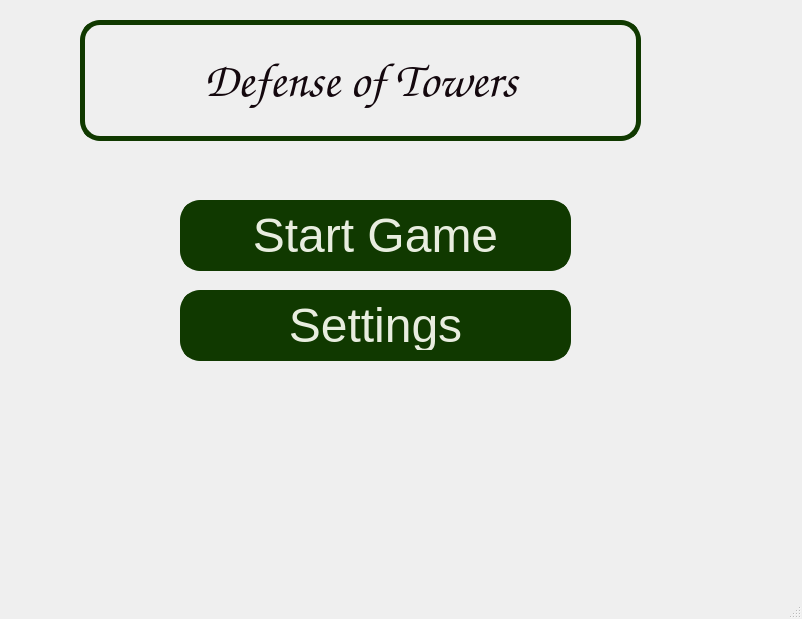
<?xml version="1.0" encoding="UTF-8"?>
<ui version="4.0">
 <class>MainWindow</class>
 <widget class="QMainWindow" name="MainWindow">
  <property name="geometry">
   <rect>
    <x>0</x>
    <y>0</y>
    <width>802</width>
    <height>619</height>
   </rect>
  </property>
  <property name="windowTitle">
   <string>MainWindow</string>
  </property>
  <widget class="QWidget" name="centralwidget">
   <widget class="QPushButton" name="settings">
    <property name="geometry">
     <rect>
      <x>180</x>
      <y>290</y>
      <width>391</width>
      <height>71</height>
     </rect>
    </property>
    <property name="styleSheet">
     <string notr="true"> background-color: rgb(16, 57, 0);
    border-style: solid;
    color:  rgb(232, 237, 223);
    border-width: 5px;
    border-radius: 20px;
    border-color: rgb(16, 57, 0);
    font: 48px;
    padding: 6px;
</string>
    </property>
    <property name="text">
     <string>Settings</string>
    </property>
   </widget>
   <widget class="QLabel" name="Title">
    <property name="geometry">
     <rect>
      <x>80</x>
      <y>20</y>
      <width>561</width>
      <height>121</height>
     </rect>
    </property>
    <property name="font">
     <font>
      <family>Comic Sans MS</family>
      <pointsize>-1</pointsize>
      <italic>false</italic>
      <bold>false</bold>
     </font>
    </property>
    <property name="styleSheet">
     <string notr="true">    border-style: solid;
    color:  rgb(47, 102, 144);
    border-width: 5px;
    border-radius: 20px;
    border-color: rgb(16, 57, 0);
    font: 48px;
    padding: 6px;
</string>
    </property>
    <property name="text">
     <string>&lt;html&gt;&lt;head/&gt;&lt;body&gt;&lt;p&gt;&lt;span style=&quot; color:#14080e;&quot;&gt;Defense of Towers&lt;/span&gt;&lt;/p&gt;&lt;/body&gt;&lt;/html&gt;</string>
    </property>
    <property name="alignment">
     <set>Qt::AlignCenter</set>
    </property>
   </widget>
   <widget class="QPushButton" name="startGame">
    <property name="geometry">
     <rect>
      <x>180</x>
      <y>200</y>
      <width>391</width>
      <height>71</height>
     </rect>
    </property>
    <property name="styleSheet">
     <string notr="true"> background-color: rgb(16, 57, 0);
    border-style: solid;
    color:  rgb(232, 237, 223);
    border-width: 5px;
    border-radius: 20px;
    border-color: rgb(16, 57, 0);
    font: 48px;
    padding: 6px;
</string>
    </property>
    <property name="text">
     <string>Start Game</string>
    </property>
   </widget>
  </widget>
  <widget class="QMenuBar" name="menubar">
   <property name="geometry">
    <rect>
     <x>0</x>
     <y>0</y>
     <width>802</width>
     <height>26</height>
    </rect>
   </property>
  </widget>
  <widget class="QStatusBar" name="statusbar"/>
 </widget>
 <resources/>
 <connections/>
</ui>
